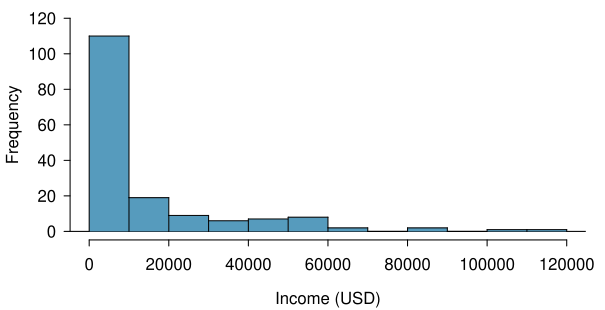

Generate this figure with R:
library(openintro)
data(COL)
library(oibiostat)
data(wdi.2011)

myPDF("wdiIncomeHistReg.pdf",
      6.05, 3.1,
      mar = c(3.5, 3.5, 0.5, 1),
      mgp = c(2.4, 0.7, 0))
histPlot(wdi.2011$gdp.per.capita,
         breaks = 9,
         xlab = 'Income (USD)',
         ylab = "Frequency",
         ylim = c(0, 120),
         col = COL[1],
         border = COL[5])
dev.off()
